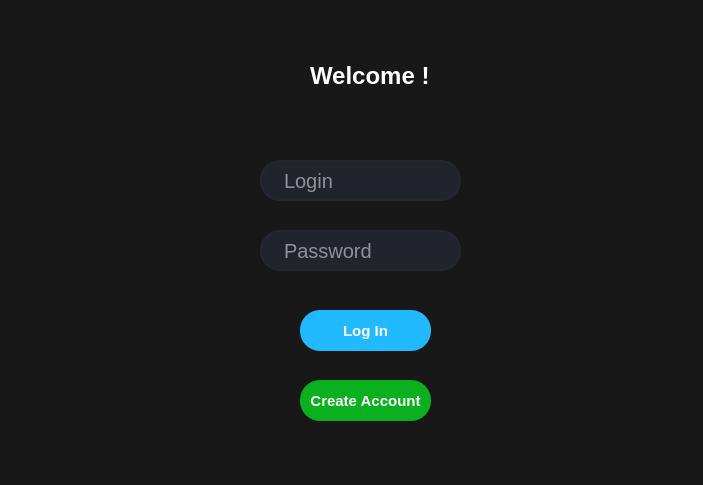
<?xml version="1.0" encoding="UTF-8"?>
<ui version="4.0">
 <class>ConnexionPage</class>
 <widget class="QWidget" name="ConnexionPage">
  <property name="geometry">
   <rect>
    <x>0</x>
    <y>0</y>
    <width>703</width>
    <height>485</height>
   </rect>
  </property>
  <property name="windowTitle">
   <string>Dialog</string>
  </property>
  <property name="styleSheet">
   <string notr="true">font: 8pt &quot;Segoe UI&quot;;
background-color: rgb(24, 24, 24);</string>
  </property>
  <widget class="QPushButton" name="button_connection">
   <property name="geometry">
    <rect>
     <x>300</x>
     <y>310</y>
     <width>131</width>
     <height>41</height>
    </rect>
   </property>
   <property name="styleSheet">
    <string notr="true">QPushButton{
	border-radius: 20px;
	background-color: rgb(33, 185, 255);
	font-weight:  bold;
	font-size: 15px;
	color: rgb(255, 255, 255);
	color: #FFF;
}

QPushButton:hover{
	
	background-color: rgb(16, 124, 255);
}</string>
   </property>
   <property name="styleSheet">
    <string notr="true"/>
   </property>
   <property name="text">
    <string>Log In</string>
   </property>
  </widget>
  <widget class="QLineEdit" name="input_login">
   <property name="geometry">
    <rect>
     <x>260</x>
     <y>160</y>
     <width>201</width>
     <height>41</height>
    </rect>
   </property>
   <property name="styleSheet">
    <string notr="true">QLineEdit {
	border: 2px solid rgb(37,39,48);	
	border-radius: 20px;
	color: #FFF;
	padding-left: 20px;
	padding-right:20px;
	background-color: rgb(34,36,44);
	font-size: 20px;
}

QLineEdit:hover{
	background-color: rgb(48,50,62);
}

QLineEdit:focus{
	border: 2px solid rgb(65,70,155);
}</string>
   </property>
   <property name="placeholderText">
    <string>Login</string>
   </property>
  </widget>
  <widget class="QLineEdit" name="input_password">
   <property name="geometry">
    <rect>
     <x>260</x>
     <y>230</y>
     <width>201</width>
     <height>41</height>
    </rect>
   </property>
   <property name="styleSheet">
    <string notr="true">QLineEdit {
	border: 2px solid rgb(37,39,48);	
	border-radius: 20px;
	color: #FFF;
	padding-left: 20px;
	padding-right:20px;
	background-color: rgb(34,36,44);
	font-size: 20px;
}

QLineEdit:hover{
	background-color: rgb(48,50,62);
}

QLineEdit:focus{
	border: 2px solid rgb(65,70,155);
}</string>
   </property>
   <property name="placeholderText">
    <string>Password</string>
   </property>
  </widget>
  <widget class="QLabel" name="label_error">
   <property name="geometry">
    <rect>
     <x>210</x>
     <y>440</y>
     <width>311</width>
     <height>31</height>
    </rect>
   </property>
   <property name="styleSheet">
    <string notr="true">color: rgb(255, 16, 20);
font-size: 16px;</string>
   </property>
   <property name="text">
    <string/>
   </property>
  </widget>
  <widget class="QPushButton" name="button_inscription">
   <property name="geometry">
    <rect>
     <x>300</x>
     <y>380</y>
     <width>131</width>
     <height>41</height>
    </rect>
   </property>
   <property name="styleSheet">
    <string notr="true">QPushButton{
	border-radius: 20px;
	background-color: rgb(33, 185, 255);
	font-weight:  bold;
	font-size: 15px;
	color: #FFF;
	background-color: rgb(10, 176, 29);
}

QPushButton:hover{
	
	background-color: rgb(16, 145, 6);
}</string>
   </property>
   <property name="text">
    <string>Create Account</string>
   </property>
  </widget>
  <widget class="QLabel" name="label">
   <property name="geometry">
    <rect>
     <x>310</x>
     <y>50</y>
     <width>141</width>
     <height>51</height>
    </rect>
   </property>
   <property name="styleSheet">
    <string notr="true">QLabel{
	font-size: 24px;
	font-weight: bold;
	
	color: rgb(255, 255, 255);
}</string>
   </property>
   <property name="text">
    <string>Welcome !</string>
   </property>
  </widget>
 </widget>
 <resources/>
 <connections/>
</ui>
